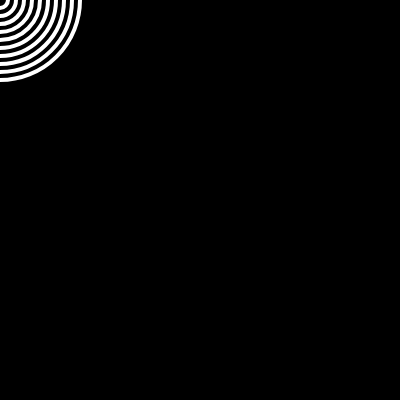
Frame 1 (no input)
Frame 60 (no input): identical to frame 1, image omitted
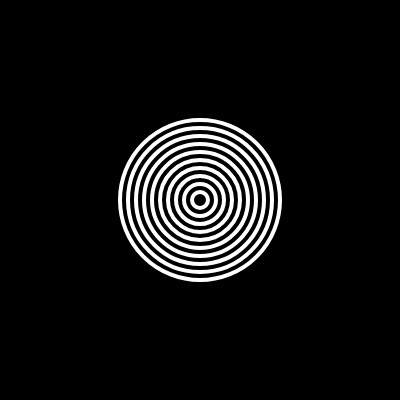
Frame 120 (the mouse pressed at the canvas centre since frame 60)

The p5.js sketch that drew these frames (run headless with seeded random() and noise() and a simulated clock; from frame 60 on, the mouse is pressed at the canvas centre):

// p5.js sketch
// ── sketch.js
function setup() {
  createCanvas(400, 400);
  noFill();
  strokeWeight(4);
  stroke(255);
}

function draw() {
  background(0);
  
  for(var w = 160; w>3; w -= 16)
  {    
    ellipse(mouseX, mouseY,w);
  }
}
// ── style.css
html, body {
  margin: 0;
  padding: 0;
}
canvas {
  display: block;
}

p{
 margin:2px ;
  font-size:10pt;
  font-family:Arial;
}
